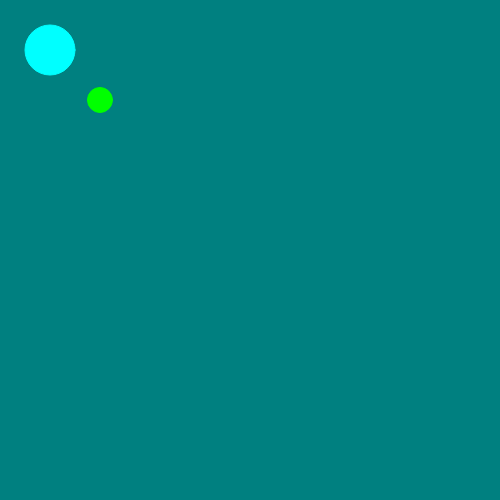
Frame 1 (no input)
Frame 60 (no input): identical to frame 1, image omitted
Frame 120 (the mouse pressed at the canvas centre since frame 60): identical to frame 1, image omitted

The p5.js sketch that drew this single still picture (run headless with seeded random() and noise() and a simulated clock; from frame 60 on, the mouse is pressed at the canvas centre):

// p5.js sketch
// ── sketch.js
function setup() {
  // put setup code here

  createCanvas(500,500);
  background("green");
  background("LemonChiffon");
  background(127);//Medium gray color, gray scale goes from 0-255
  background(0);//black
  background(255);//white
  background(0,127);//black with a 127 or 50% opacity
  background("#FFFACD");
  background(255,0,0);//red
  background(0,255,0);//green
  background(0,0,255);//blue
  background(0,128,128);//teal

  fill("cyan");
  stroke("cyan");
  ellipse(50,50,50,50);

  fill(0,255,0);
  stroke(0,255,0);
  ellipse(100,100,25,25);
}

function draw() {
  // put drawing code here
}
